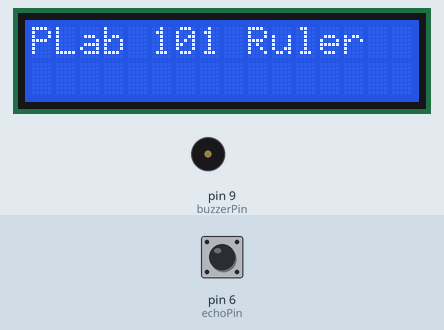
Recording of a sketch running on a simulated Arduino Uno, built with avr-gcc and run on an emulated ATmega328P. Parts: 16×2 character LCD, buzzer (waves = sounding). The test bench sets the inputs (shaded band); at power-on: pin 6 (echoPin) LOW.

Above: at 0.1 s.
At 2.6 s:
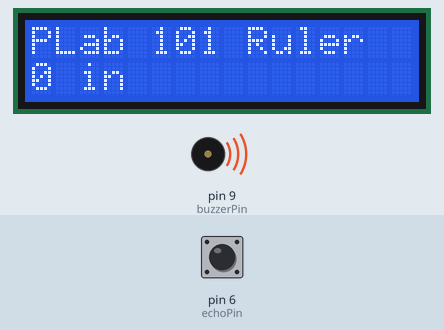
2.7 s: pin 6 (echoPin) pulsed HIGH 5 times (0.12 s each, 0.3 s apart)
At 4.1 s:
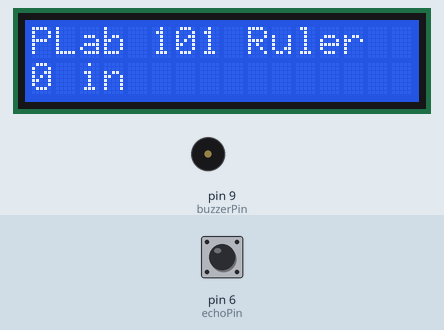
Timing chart, 0 to 6.9 s (numbered marks = the images above; inputs shaded):
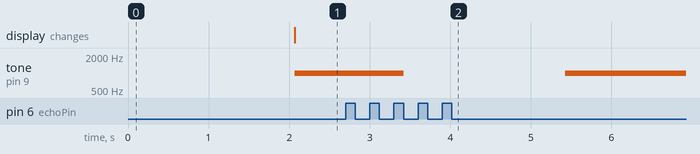

Measured:
- after the input at 2.7 s, tone on pin 9 (buzzerPin): 1000 Hz → silent after 0.72 s, → 1000 Hz 2.0 s later

The sketch:

PL_Arduino101Ruler.ino
```cpp
// We need to include some prewritten code to function with the LCD
#include <LiquidCrystal.h>

// #define allows us to make changes in one place that effect the whole code base
// We define the pins that controls the ultrasonic sensor
#define trigPin 7
#define echoPin 6

// We define the pin that controls the piezo buzzer
#define buzzerPin 9

// This creates an lcd object that we can use to update the display
LiquidCrystal lcd(12, 11, 5, 4, 3, 2);

// The setup code block is where we put the code that we want to exectue once
void setup() {
  lcd.begin(16,2); // gets the LCD ready to use and sets the screen size
  lcd.clear(); // clears any text that may already be on the lcd
  lcd.print("PLab 101 Ruler"); //Sets the first line to have a title

  // We need to define the ultrasonic sensor's pins
  pinMode(trigPin, OUTPUT); // The trigger pin creates the ultrasonic sound
  pinMode(echoPin, INPUT);  // The echo pin measure how long it takes for the sound to return
}

void loop() {
  // Defines the variables needed for the ultrasonic sensor
  long duration;
  long distance;

  // Activate the trigger
  digitalWrite(trigPin, LOW);
  delay(2);
  digitalWrite(trigPin, HIGH);
  delay(1000);
  digitalWrite(trigPin, LOW);

  // Measure the pulse duration on the echo pin in milliseconds
  duration = pulseIn(echoPin, HIGH);

  // convert the duration to inches
  distance = duration / 74 / 2;

  // Only display the distance if it makes reasonable sense
  // The distance must be between 0 and 144 inches
  if (distance >= 0 && distance <= 144){
    lcd.setCursor(0,1); // moce the cursor on the lcd to the second line
    lcd.print("                "); //clear the second line
    lcd.setCursor(0,1); //move the cursor back to the beginning of the line
    lcd.print(distance); // print the distance value
    lcd.print(" in"); // print the distance units
  }

  // Define the distance alarm
  // Alarm will sound at or below 6 inches
  if (distance >= 0 && distance <= 6) {
    tone(buzzerPin, 1000);
  } else {
    noTone(buzzerPin);
  }
}
```
